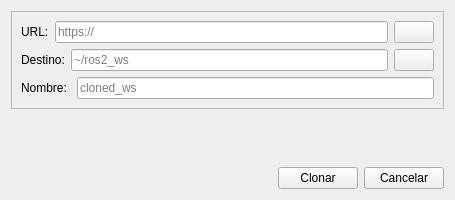
<?xml version="1.0" encoding="UTF-8"?>
<ui version="4.0">
 <class>Widget</class>
 <widget class="QWidget" name="Widget">
  <property name="geometry">
   <rect>
    <x>0</x>
    <y>0</y>
    <width>455</width>
    <height>200</height>
   </rect>
  </property>
  <property name="minimumSize">
   <size>
    <width>455</width>
    <height>200</height>
   </size>
  </property>
  <property name="windowTitle">
   <string>RQT2 IDE / Clonar repositorio</string>
  </property>
  <layout class="QVBoxLayout" name="verticalLayout">
   <item>
    <widget class="QScrollArea" name="scrollArea">
     <property name="sizePolicy">
      <sizepolicy hsizetype="Expanding" vsizetype="Minimum">
       <horstretch>0</horstretch>
       <verstretch>0</verstretch>
      </sizepolicy>
     </property>
     <property name="widgetResizable">
      <bool>true</bool>
     </property>
     <widget class="QWidget" name="scrollAreaWidgetContents">
      <property name="geometry">
       <rect>
        <x>0</x>
        <y>0</y>
        <width>435</width>
        <height>107</height>
       </rect>
      </property>
      <layout class="QVBoxLayout" name="verticalLayout_2">
       <item>
        <layout class="QHBoxLayout" name="horizontalLayout_4">
         <item>
          <widget class="QLabel" name="LABELUri">
           <property name="text">
            <string>URL:</string>
           </property>
          </widget>
         </item>
         <item>
          <widget class="QLineEdit" name="EDITUri">
           <property name="sizePolicy">
            <sizepolicy hsizetype="MinimumExpanding" vsizetype="Fixed">
             <horstretch>0</horstretch>
             <verstretch>0</verstretch>
            </sizepolicy>
           </property>
           <property name="placeholderText">
            <string>https://</string>
           </property>
          </widget>
         </item>
         <item>
          <widget class="QPushButton" name="BTNUri">
           <property name="icon">
            <iconset>
             <normaloff>icons/browser.svg</normaloff>icons/browser.svg</iconset>
           </property>
          </widget>
         </item>
        </layout>
       </item>
       <item>
        <layout class="QHBoxLayout" name="horizontalLayout_5">
         <item>
          <widget class="QLabel" name="LABELDir">
           <property name="text">
            <string>Destino:</string>
           </property>
          </widget>
         </item>
         <item>
          <widget class="QLineEdit" name="EDITDir">
           <property name="sizePolicy">
            <sizepolicy hsizetype="MinimumExpanding" vsizetype="Fixed">
             <horstretch>0</horstretch>
             <verstretch>0</verstretch>
            </sizepolicy>
           </property>
           <property name="placeholderText">
            <string>~/ros2_ws</string>
           </property>
          </widget>
         </item>
         <item>
          <widget class="QPushButton" name="BTNDir">
           <property name="icon">
            <iconset theme="QIcon::ThemeIcon::FolderOpen"/>
           </property>
          </widget>
         </item>
        </layout>
       </item>
       <item>
        <layout class="QHBoxLayout" name="horizontalLayout_6">
         <item>
          <widget class="QLabel" name="LABELName">
           <property name="text">
            <string>Nombre: </string>
           </property>
          </widget>
         </item>
         <item>
          <widget class="QLineEdit" name="EDITName">
           <property name="sizePolicy">
            <sizepolicy hsizetype="MinimumExpanding" vsizetype="Fixed">
             <horstretch>0</horstretch>
             <verstretch>0</verstretch>
            </sizepolicy>
           </property>
           <property name="placeholderText">
            <string>cloned_ws</string>
           </property>
          </widget>
         </item>
        </layout>
       </item>
      </layout>
     </widget>
    </widget>
   </item>
   <item>
    <spacer name="verticalSpacer">
     <property name="orientation">
      <enum>Qt::Orientation::Vertical</enum>
     </property>
     <property name="sizeHint" stdset="0">
      <size>
       <width>20</width>
       <height>40</height>
      </size>
     </property>
    </spacer>
   </item>
   <item>
    <layout class="QHBoxLayout" name="horizontalLayout">
     <item>
      <spacer name="horizontalSpacer">
       <property name="orientation">
        <enum>Qt::Orientation::Horizontal</enum>
       </property>
       <property name="sizeHint" stdset="0">
        <size>
         <width>40</width>
         <height>20</height>
        </size>
       </property>
      </spacer>
     </item>
     <item>
      <widget class="QPushButton" name="BTNClone">
       <property name="text">
        <string>Clonar</string>
       </property>
      </widget>
     </item>
     <item>
      <widget class="QPushButton" name="BTNCancell">
       <property name="text">
        <string>Cancelar</string>
       </property>
      </widget>
     </item>
    </layout>
   </item>
  </layout>
 </widget>
 <resources/>
 <connections/>
</ui>
